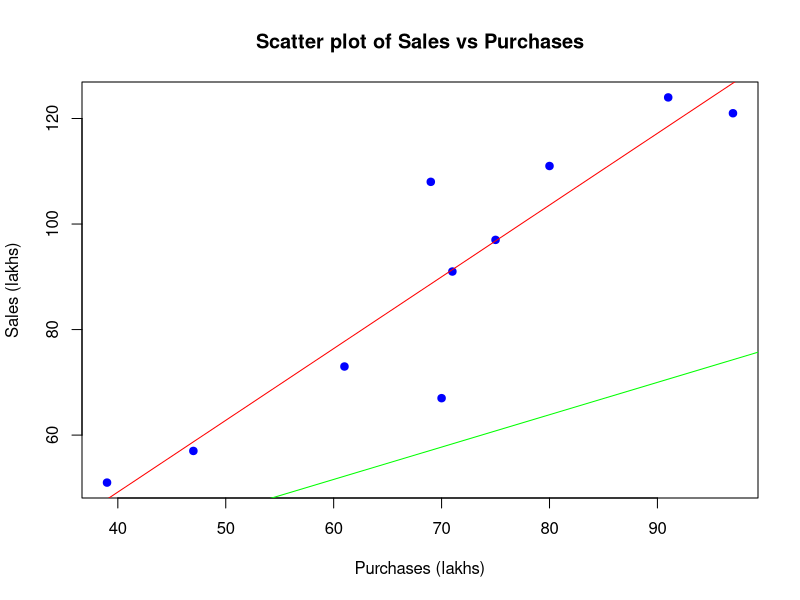

Here is the R script that generated this plot:
# 1. Comparing Average SAT Scores
# SAT scores
uq_scores <- c(1340, 1500, 1430, 1440, 1380, 1470, 1290)
unsw_scores <- c(1540, 1480, 1390, 1450, 1440, 1350, 1520, 1400, 1600)

# Perform t-test
t_test_result <- t.test(uq_scores, unsw_scores, var.equal = TRUE)

# Print the result
print(t_test_result)


# 2. Scatter Plot and Regression Lines for Sales and Purchases
# Data
sales <- c(91, 97, 108, 121, 67, 124, 51, 73, 111, 57)
purchases <- c(71, 75, 69, 97, 70, 91, 39, 61, 80, 47)

# Plot scatter diagram
plot(purchases, sales, main = "Scatter plot of Sales vs Purchases", xlab = "Purchases (lakhs)", ylab = "Sales (lakhs)", pch = 19, col = "blue")

# Regression: Sales ~ Purchases
reg_sales_on_purchases <- lm(sales ~ purchases)
abline(reg_sales_on_purchases, col = "red")

# Regression: Purchases ~ Sales
reg_purchases_on_sales <- lm(purchases ~ sales)
abline(reg_purchases_on_sales, col = "green")

# Summary of models
summary(reg_sales_on_purchases)
summary(reg_purchases_on_sales)

# Estimate sales if purchases are 95 lakhs
new_purchase <- data.frame(purchases = 95)
predicted_sales <- predict(reg_sales_on_purchases, new_purchase)
print(predicted_sales)


# 3. Variance in Battery Life between Brands A and B
# LBC data
brand_a <- c(3.2, 3.4, 2.8, 3.0, 3.0, 3.0, 2.8, 2.9, 3.0, 3.0)
brand_b <- c(3.0, 3.5, 2.9, 3.1, 2.3, 2.0, 3.0, 2.9, 3.0, 4.1)

# Perform F-test
f_test_result <- var.test(brand_a, brand_b)

# Print the result
print(f_test_result)


# 4. Effectiveness of a Module on Student Scores
# Scores
pre_module <- c(18, 21, 16, 22, 19, 24, 17, 21, 23, 18, 14, 16, 16, 19, 18, 20, 12, 22, 15, 17)
post_module <- c(22, 25, 17, 24, 16, 29, 20, 23, 19, 20, 15, 15, 18, 26, 18, 24, 18, 25, 19, 16)

# Perform paired t-test
paired_t_test_result <- t.test(pre_module, post_module, paired = TRUE)

# Print the result
print(paired_t_test_result)


